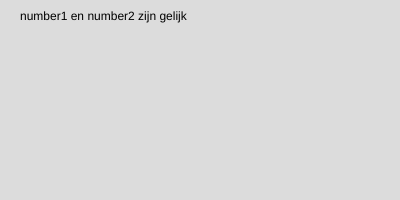
Frame 1 (no input)
Frame 60 (no input): identical to frame 1, image omitted
Frame 120 (the mouse pressed at the canvas centre since frame 60): identical to frame 1, image omitted

The p5.js sketch that drew this single still picture (run headless with seeded random() and noise() and a simulated clock; from frame 60 on, the mouse is pressed at the canvas centre):

// p5.js sketch
// ── sketch.js
let number1
let number2

function setup() {
  createCanvas(400, 200);
}

function draw() {
  background(220);
  if (number1 > number2)
  text ("number1 wint want number2", 20, 20)
 
  else if (number1 < number2)
  text ("number1 verliest van number 2", 20, 20)

  else 
  text ("number1 en number2 zijn gelijk", 20, 20)

  text (number1, 20, 40)
  text (number2, 20, 60)
}

function mouseClicked () {
number2 = round (random (1, 100))
number1 = round (random (1, 100))
}
